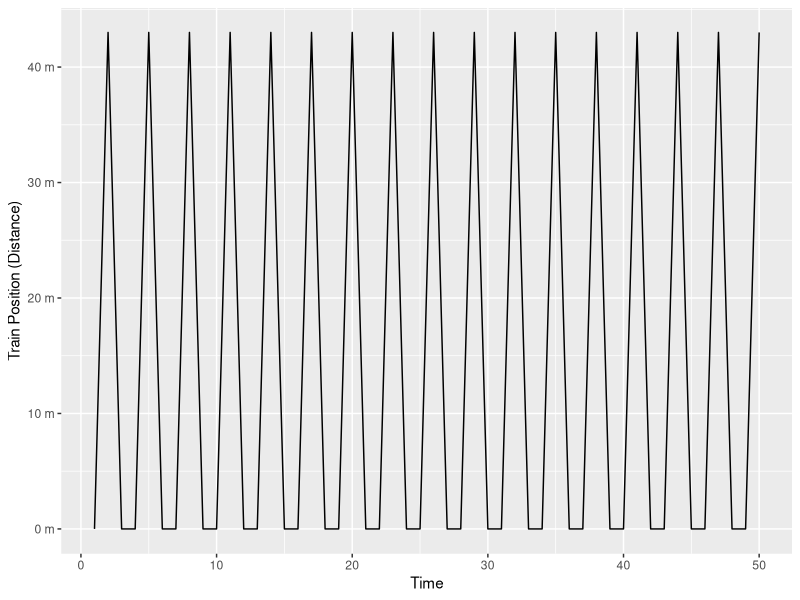

Write R code to recreate this figure.
# Working monorail simulator
# Chris Hamm
# 2023-05-23

# Preliminaries ----
set.seed(1138)

# Load required packages
library(tidyverse)
library(R6)

# Instantiate parameters ----
# Define the monorail system parameters
num_trains <- 3
num_stations <- 2
track_length <- 1000
max_capacity <- 100
simulation_time <- 50

# R6 classes ----
# Define a class to represent a monorail train
Train <- R6Class("Train",
                 public = list(
                   position = NULL,
                   speed = NULL,
                   direction = NULL,
                   capacity = NULL,
                   passengers_moved = 0,
                   initialize = function() {
                     self$position <- 0
                     self$speed <- 0
                     self$direction <- 1  # 1 for forward, -1 for backward
                     self$capacity <- max_capacity
                   },
                   move = function() {
                     self$position <- self$position + (self$speed * self$direction)
                   },
                   accelerate = function() {
                     self$speed <- min(self$speed + 1, 5)  # Limit maximum speed to 5
                   },
                   decelerate = function() {
                     self$speed <- max(self$speed - 1, 0)  # Prevent negative speed
                   },
                   load_passengers = function(passengers) {
                     self$capacity <- max(self$capacity - passengers, 0) # Prevent passengers from exceeding capacity and prevent negative numbers
                   },
                   unload_passengers = function(passengers) {
                     self$capacity <- min(self$capacity + passengers, max_capacity) # Prevent unloading more passengers than there is capacity
                   },
                   update_passengers_moved = function(passengers) {
                     self$passengers_moved <- self$passengers_moved + passengers
                   }
                 )
)

# Define a class to represent a monorail station
Station <- R6Class("Station",
                   public = list(
                     position = NULL,
                     passengers = NULL,
                     initialize = function() {
                       self$position <- 0
                       self$passengers <- 0
                     },
                     add_passengers = function(num_passengers) {
                       self$passengers <- self$passengers + num_passengers # Allow additional passengers to board if there are multiple stations and space available on the train
                     },
                     remove_passengers = function(num_passengers) {
                       self$passengers <- max(self$passengers - num_passengers, 0) # Prevent more passengers from deboarding than were on the train
                     }
                   )
)

# Monorail objects ----
# Create monorail system objects
trains <- vector("list", num_trains)
for (i in 1:num_trains) {
  trains[[i]] <- Train$new()
}

stations <- vector("list", num_stations)
for (i in 1:num_stations) {
  stations[[i]] <- Station$new()
}

# Simulation ----
# Simulation loop
for (t in 1:simulation_time) {
  # Print current system state
  cat("Time:", t, "\n")
  for (i in 1:num_trains) {
    train <- trains[[i]]
    cat("Train", i, "- Position:", train$position, "Speed:", train$speed, "Direction:", train$direction, "Capacity:", train$capacity, "\n")
  }
  cat("\n")
  
  # Train movement
  for (i in 1:num_trains) {
    train <- trains[[i]]
    train$move()
    
    # Reverse direction if train reaches the end of the track
    if (train$position >= track_length || train$position <= 0) {
      train$direction <- -train$direction
    }
    
    # Adjust train speed based on station passenger load
    station_index <- min(max(floor((train$position - 1) / (track_length / num_stations)) + 1, 1), num_stations)
    station <- stations[[station_index]]
    
    if (station$passengers > 0 && train$speed == 0) {
      train$accelerate()
    } else if (station$passengers == 0 && train$speed > 0) {
      train$decelerate()
    }
    
    # Load and unload passengers at the station
    passengers_to_unload <- min(train$capacity, station$passengers)
    train$unload_passengers(passengers_to_unload)
    station$remove_passengers(passengers_to_unload)
    passengers_to_load <- min(train$capacity, station$passengers)
    train$load_passengers(passengers_to_load)
    station$remove_passengers(passengers_to_load)
    train$update_passengers_moved(passengers_to_unload)
  }
  
  # Station passenger generation (random for demonstration purposes)
  for (i in 1:num_stations) {
    stations[[i]]$add_passengers(sample(0:10, 1))
  }
} # The 2 & 3 trains never move and the 1 Train only moves at speed 1. 

# Calculate total passengers moved
total_passengers_moved <- sum(sapply(trains, function(train) train$passengers_moved))
cat("Total passengers moved:", total_passengers_moved, "\n") # This might be working. For 50 time units 3 trains move 257 passengers, while 5 trains move 233.


# Visualization ----
train_data <- data.frame(
  Time = rep(1:simulation_time, num_trains),
  Train = rep(1:num_trains, each = simulation_time),
  Position = sapply(trains, function(train) {
                           if (train$direction == 1) {
                             train$position %% (track_length / num_stations)} else {(track_length / num_stations) - (train$position %% (track_length / num_stations))
                           }
                         }))


# Visualize the position of the train in space and time
train_data %>%
  filter(Train == 2) %>%
ggplot(aes(x = Time, y = Position)) +
  geom_line() +
  xlab("Time") +
  ylab("Train Position (Distance)") +
  scale_y_continuous(labels = function(x) paste(x, "m"))  # Adding distance units to y-axis labels

# I'm not sure this works correctly. The position (y-axis) seems off.
